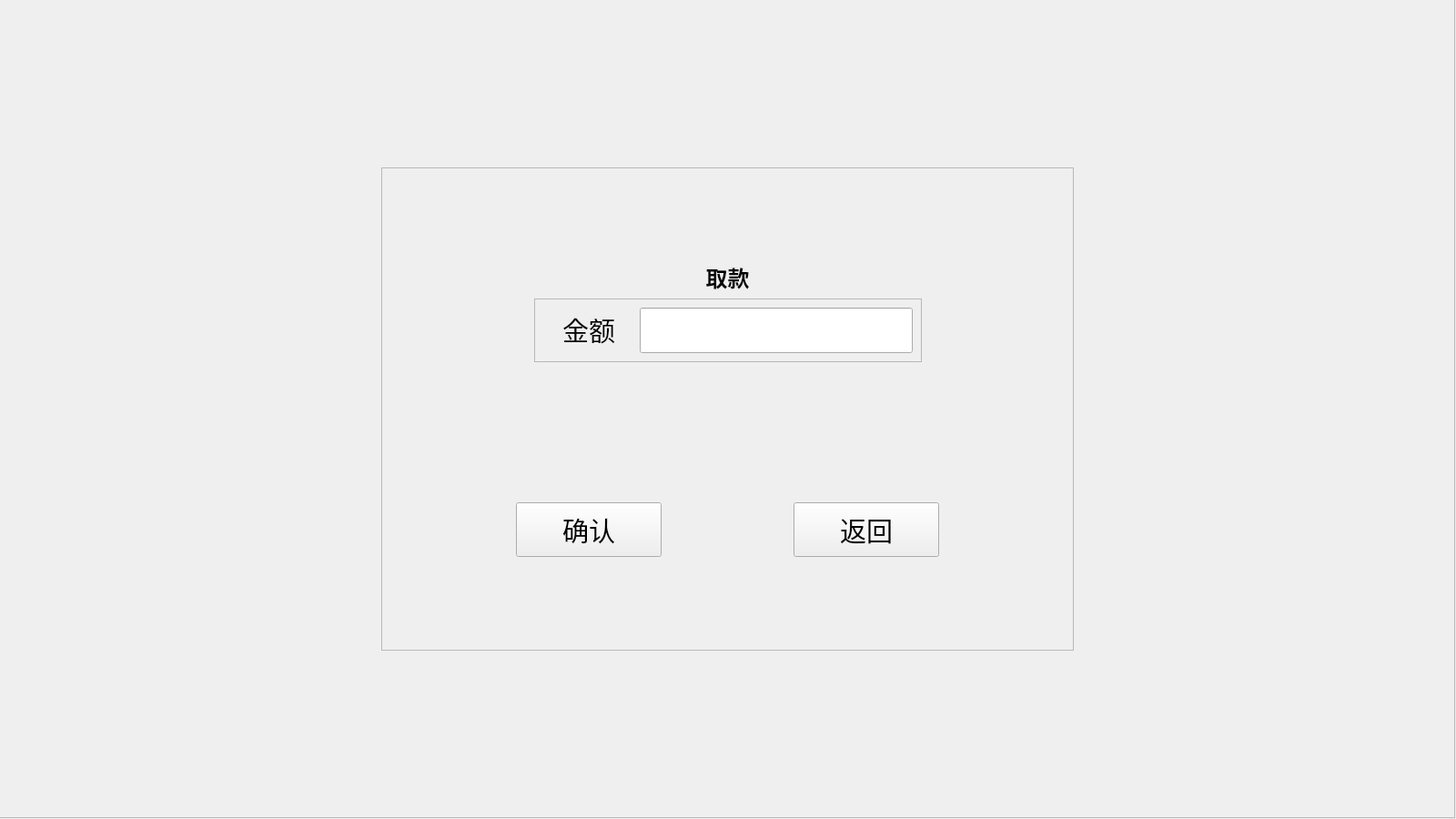
<?xml version="1.0" encoding="UTF-8"?>
<ui version="4.0">
 <class>out</class>
 <widget class="QWidget" name="out">
  <property name="geometry">
   <rect>
    <x>0</x>
    <y>0</y>
    <width>1600</width>
    <height>900</height>
   </rect>
  </property>
  <property name="sizePolicy">
   <sizepolicy hsizetype="Fixed" vsizetype="Fixed">
    <horstretch>0</horstretch>
    <verstretch>0</verstretch>
   </sizepolicy>
  </property>
  <property name="minimumSize">
   <size>
    <width>1600</width>
    <height>900</height>
   </size>
  </property>
  <property name="maximumSize">
   <size>
    <width>1600</width>
    <height>900</height>
   </size>
  </property>
  <property name="windowTitle">
   <string>Form</string>
  </property>
  <widget class="QFrame" name="frame_background">
   <property name="geometry">
    <rect>
     <x>-1</x>
     <y>-1</y>
     <width>1600</width>
     <height>900</height>
    </rect>
   </property>
   <property name="sizePolicy">
    <sizepolicy hsizetype="Fixed" vsizetype="Fixed">
     <horstretch>0</horstretch>
     <verstretch>0</verstretch>
    </sizepolicy>
   </property>
   <property name="minimumSize">
    <size>
     <width>1600</width>
     <height>900</height>
    </size>
   </property>
   <property name="maximumSize">
    <size>
     <width>1600</width>
     <height>900</height>
    </size>
   </property>
   <property name="frameShape">
    <enum>QFrame::StyledPanel</enum>
   </property>
   <property name="frameShadow">
    <enum>QFrame::Raised</enum>
   </property>
   <layout class="QGridLayout" name="gridLayout_3">
    <item row="0" column="0">
     <layout class="QVBoxLayout" name="verticalLayout_3">
      <item>
       <spacer name="verticalSpacer_4">
        <property name="orientation">
         <enum>Qt::Vertical</enum>
        </property>
        <property name="sizeHint" stdset="0">
         <size>
          <width>20</width>
          <height>40</height>
         </size>
        </property>
       </spacer>
      </item>
      <item>
       <layout class="QHBoxLayout" name="horizontalLayout_4">
        <item>
         <spacer name="horizontalSpacer_6">
          <property name="orientation">
           <enum>Qt::Horizontal</enum>
          </property>
          <property name="sizeHint" stdset="0">
           <size>
            <width>40</width>
            <height>20</height>
           </size>
          </property>
         </spacer>
        </item>
        <item>
         <widget class="QFrame" name="frame_login">
          <property name="sizePolicy">
           <sizepolicy hsizetype="Fixed" vsizetype="Fixed">
            <horstretch>0</horstretch>
            <verstretch>0</verstretch>
           </sizepolicy>
          </property>
          <property name="minimumSize">
           <size>
            <width>761</width>
            <height>531</height>
           </size>
          </property>
          <property name="maximumSize">
           <size>
            <width>761</width>
            <height>531</height>
           </size>
          </property>
          <property name="frameShape">
           <enum>QFrame::StyledPanel</enum>
          </property>
          <property name="frameShadow">
           <enum>QFrame::Raised</enum>
          </property>
          <layout class="QGridLayout" name="gridLayout_2">
           <item row="0" column="0">
            <layout class="QVBoxLayout" name="verticalLayout_2">
             <item>
              <spacer name="verticalSpacer_3">
               <property name="orientation">
                <enum>Qt::Vertical</enum>
               </property>
               <property name="sizeHint" stdset="0">
                <size>
                 <width>20</width>
                 <height>40</height>
                </size>
               </property>
              </spacer>
             </item>
             <item>
              <widget class="QLabel" name="label_3">
               <property name="font">
                <font>
                 <family>Arial</family>
                 <pointsize>18</pointsize>
                </font>
               </property>
               <property name="text">
                <string>&lt;html&gt;&lt;head/&gt;&lt;body&gt;&lt;p align=&quot;center&quot;&gt;&lt;span style=&quot; font-weight:700;&quot;&gt;取款&lt;/span&gt;&lt;/p&gt;&lt;/body&gt;&lt;/html&gt;</string>
               </property>
              </widget>
             </item>
             <item>
              <layout class="QHBoxLayout" name="horizontalLayout_3">
               <item>
                <spacer name="horizontalSpacer">
                 <property name="orientation">
                  <enum>Qt::Horizontal</enum>
                 </property>
                 <property name="sizeHint" stdset="0">
                  <size>
                   <width>40</width>
                   <height>20</height>
                  </size>
                 </property>
                </spacer>
               </item>
               <item>
                <layout class="QVBoxLayout" name="verticalLayout">
                 <item>
                  <widget class="QFrame" name="frame_user_name">
                   <property name="frameShape">
                    <enum>QFrame::StyledPanel</enum>
                   </property>
                   <property name="frameShadow">
                    <enum>QFrame::Raised</enum>
                   </property>
                   <layout class="QGridLayout" name="gridLayout">
                    <item row="0" column="0">
                     <layout class="QHBoxLayout" name="horizontalLayout">
                      <item>
                       <widget class="QLabel" name="label">
                        <property name="sizePolicy">
                         <sizepolicy hsizetype="Fixed" vsizetype="Fixed">
                          <horstretch>0</horstretch>
                          <verstretch>0</verstretch>
                         </sizepolicy>
                        </property>
                        <property name="minimumSize">
                         <size>
                          <width>100</width>
                          <height>50</height>
                         </size>
                        </property>
                        <property name="maximumSize">
                         <size>
                          <width>100</width>
                          <height>50</height>
                         </size>
                        </property>
                        <property name="font">
                         <font>
                          <family>Arial</family>
                          <pointsize>14</pointsize>
                         </font>
                        </property>
                        <property name="text">
                         <string>&lt;html&gt;&lt;head/&gt;&lt;body&gt;&lt;p align=&quot;center&quot;&gt;&lt;span style=&quot; font-size:22pt;&quot;&gt;金额&lt;/span&gt;&lt;/p&gt;&lt;/body&gt;&lt;/html&gt;</string>
                        </property>
                       </widget>
                      </item>
                      <item>
                       <widget class="QLineEdit" name="withdrawalllineEdit">
                        <property name="sizePolicy">
                         <sizepolicy hsizetype="Fixed" vsizetype="Fixed">
                          <horstretch>0</horstretch>
                          <verstretch>0</verstretch>
                         </sizepolicy>
                        </property>
                        <property name="minimumSize">
                         <size>
                          <width>300</width>
                          <height>50</height>
                         </size>
                        </property>
                        <property name="maximumSize">
                         <size>
                          <width>300</width>
                          <height>50</height>
                         </size>
                        </property>
                        <property name="cursorPosition">
                         <number>0</number>
                        </property>
                       </widget>
                      </item>
                     </layout>
                    </item>
                   </layout>
                  </widget>
                 </item>
                 <item>
                  <widget class="QLabel" name="moneylineEditlabel">
                   <property name="minimumSize">
                    <size>
                     <width>0</width>
                     <height>50</height>
                    </size>
                   </property>
                   <property name="text">
                    <string>&lt;html&gt;&lt;head/&gt;&lt;body&gt;&lt;p&gt;&lt;br/&gt;&lt;/p&gt;&lt;/body&gt;&lt;/html&gt;</string>
                   </property>
                  </widget>
                 </item>
                </layout>
               </item>
               <item>
                <spacer name="horizontalSpacer_2">
                 <property name="orientation">
                  <enum>Qt::Horizontal</enum>
                 </property>
                 <property name="sizeHint" stdset="0">
                  <size>
                   <width>40</width>
                   <height>20</height>
                  </size>
                 </property>
                </spacer>
               </item>
              </layout>
             </item>
             <item>
              <spacer name="verticalSpacer">
               <property name="orientation">
                <enum>Qt::Vertical</enum>
               </property>
               <property name="sizeHint" stdset="0">
                <size>
                 <width>20</width>
                 <height>40</height>
                </size>
               </property>
              </spacer>
             </item>
             <item>
              <layout class="QHBoxLayout" name="horizontalLayout_2">
               <item>
                <spacer name="horizontalSpacer_4">
                 <property name="orientation">
                  <enum>Qt::Horizontal</enum>
                 </property>
                 <property name="sizeHint" stdset="0">
                  <size>
                   <width>40</width>
                   <height>20</height>
                  </size>
                 </property>
                </spacer>
               </item>
               <item>
                <widget class="QPushButton" name="withdrawallButton">
                 <property name="sizePolicy">
                  <sizepolicy hsizetype="Fixed" vsizetype="Fixed">
                   <horstretch>0</horstretch>
                   <verstretch>0</verstretch>
                  </sizepolicy>
                 </property>
                 <property name="minimumSize">
                  <size>
                   <width>160</width>
                   <height>60</height>
                  </size>
                 </property>
                 <property name="maximumSize">
                  <size>
                   <width>160</width>
                   <height>60</height>
                  </size>
                 </property>
                 <property name="font">
                  <font>
                   <pointsize>22</pointsize>
                  </font>
                 </property>
                 <property name="text">
                  <string>确认</string>
                 </property>
                </widget>
               </item>
               <item>
                <spacer name="horizontalSpacer_3">
                 <property name="orientation">
                  <enum>Qt::Horizontal</enum>
                 </property>
                 <property name="sizeHint" stdset="0">
                  <size>
                   <width>40</width>
                   <height>20</height>
                  </size>
                 </property>
                </spacer>
               </item>
               <item>
                <widget class="QPushButton" name="pushButton_2">
                 <property name="sizePolicy">
                  <sizepolicy hsizetype="Fixed" vsizetype="Fixed">
                   <horstretch>0</horstretch>
                   <verstretch>0</verstretch>
                  </sizepolicy>
                 </property>
                 <property name="minimumSize">
                  <size>
                   <width>160</width>
                   <height>60</height>
                  </size>
                 </property>
                 <property name="maximumSize">
                  <size>
                   <width>160</width>
                   <height>60</height>
                  </size>
                 </property>
                 <property name="font">
                  <font>
                   <pointsize>22</pointsize>
                  </font>
                 </property>
                 <property name="text">
                  <string>返回</string>
                 </property>
                </widget>
               </item>
               <item>
                <spacer name="horizontalSpacer_5">
                 <property name="orientation">
                  <enum>Qt::Horizontal</enum>
                 </property>
                 <property name="sizeHint" stdset="0">
                  <size>
                   <width>40</width>
                   <height>20</height>
                  </size>
                 </property>
                </spacer>
               </item>
              </layout>
             </item>
             <item>
              <spacer name="verticalSpacer_2">
               <property name="orientation">
                <enum>Qt::Vertical</enum>
               </property>
               <property name="sizeHint" stdset="0">
                <size>
                 <width>20</width>
                 <height>40</height>
                </size>
               </property>
              </spacer>
             </item>
            </layout>
           </item>
          </layout>
         </widget>
        </item>
        <item>
         <spacer name="horizontalSpacer_7">
          <property name="orientation">
           <enum>Qt::Horizontal</enum>
          </property>
          <property name="sizeHint" stdset="0">
           <size>
            <width>40</width>
            <height>20</height>
           </size>
          </property>
         </spacer>
        </item>
       </layout>
      </item>
      <item>
       <spacer name="verticalSpacer_5">
        <property name="orientation">
         <enum>Qt::Vertical</enum>
        </property>
        <property name="sizeHint" stdset="0">
         <size>
          <width>20</width>
          <height>40</height>
         </size>
        </property>
       </spacer>
      </item>
     </layout>
    </item>
   </layout>
  </widget>
 </widget>
 <resources/>
 <connections/>
</ui>
